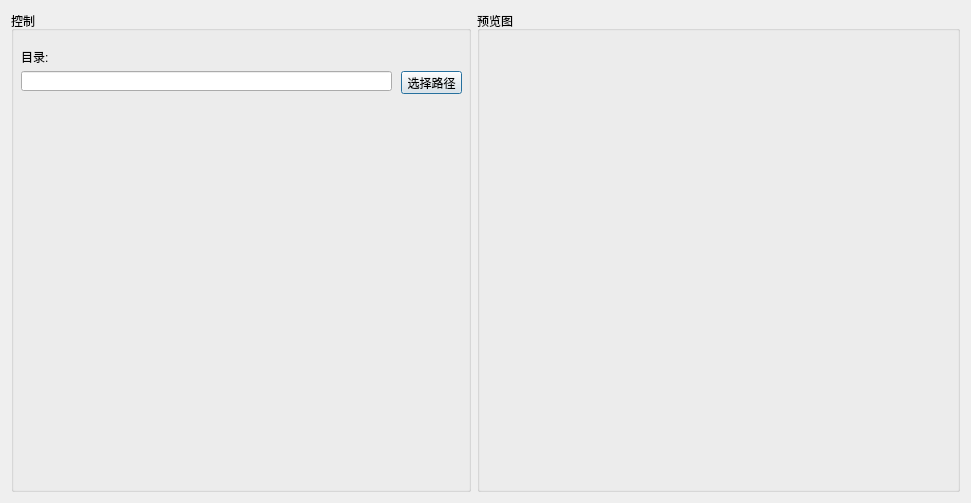
<?xml version="1.0" encoding="UTF-8"?>
<ui version="4.0">
 <class>Dialog</class>
 <widget class="QDialog" name="Dialog">
  <property name="geometry">
   <rect>
    <x>0</x>
    <y>0</y>
    <width>971</width>
    <height>503</height>
   </rect>
  </property>
  <property name="windowTitle">
   <string>Dialog</string>
  </property>
  <layout class="QHBoxLayout" name="horizontalLayout">
   <item>
    <widget class="QGroupBox" name="groupBox">
     <property name="minimumSize">
      <size>
       <width>460</width>
       <height>0</height>
      </size>
     </property>
     <property name="maximumSize">
      <size>
       <width>460</width>
       <height>16777215</height>
      </size>
     </property>
     <property name="title">
      <string>控制</string>
     </property>
     <widget class="QLineEdit" name="lineEdit">
      <property name="geometry">
       <rect>
        <x>10</x>
        <y>60</y>
        <width>371</width>
        <height>20</height>
       </rect>
      </property>
     </widget>
     <widget class="QLabel" name="label">
      <property name="geometry">
       <rect>
        <x>10</x>
        <y>40</y>
        <width>54</width>
        <height>12</height>
       </rect>
      </property>
      <property name="text">
       <string>目录:</string>
      </property>
     </widget>
     <widget class="QPushButton" name="pushButton">
      <property name="geometry">
       <rect>
        <x>390</x>
        <y>60</y>
        <width>61</width>
        <height>23</height>
       </rect>
      </property>
      <property name="text">
       <string>选择路径</string>
      </property>
     </widget>
    </widget>
   </item>
   <item>
    <widget class="QGroupBox" name="groupBox_2">
     <property name="title">
      <string>预览图</string>
     </property>
     <layout class="QGridLayout" name="gridLayout">
      <item row="0" column="0">
       <widget class="QLabel" name="p_label">
        <property name="styleSheet">
         <string notr="true"/>
        </property>
        <property name="text">
         <string/>
        </property>
        <property name="scaledContents">
         <bool>false</bool>
        </property>
       </widget>
      </item>
     </layout>
    </widget>
   </item>
  </layout>
 </widget>
 <resources/>
 <connections/>
</ui>
